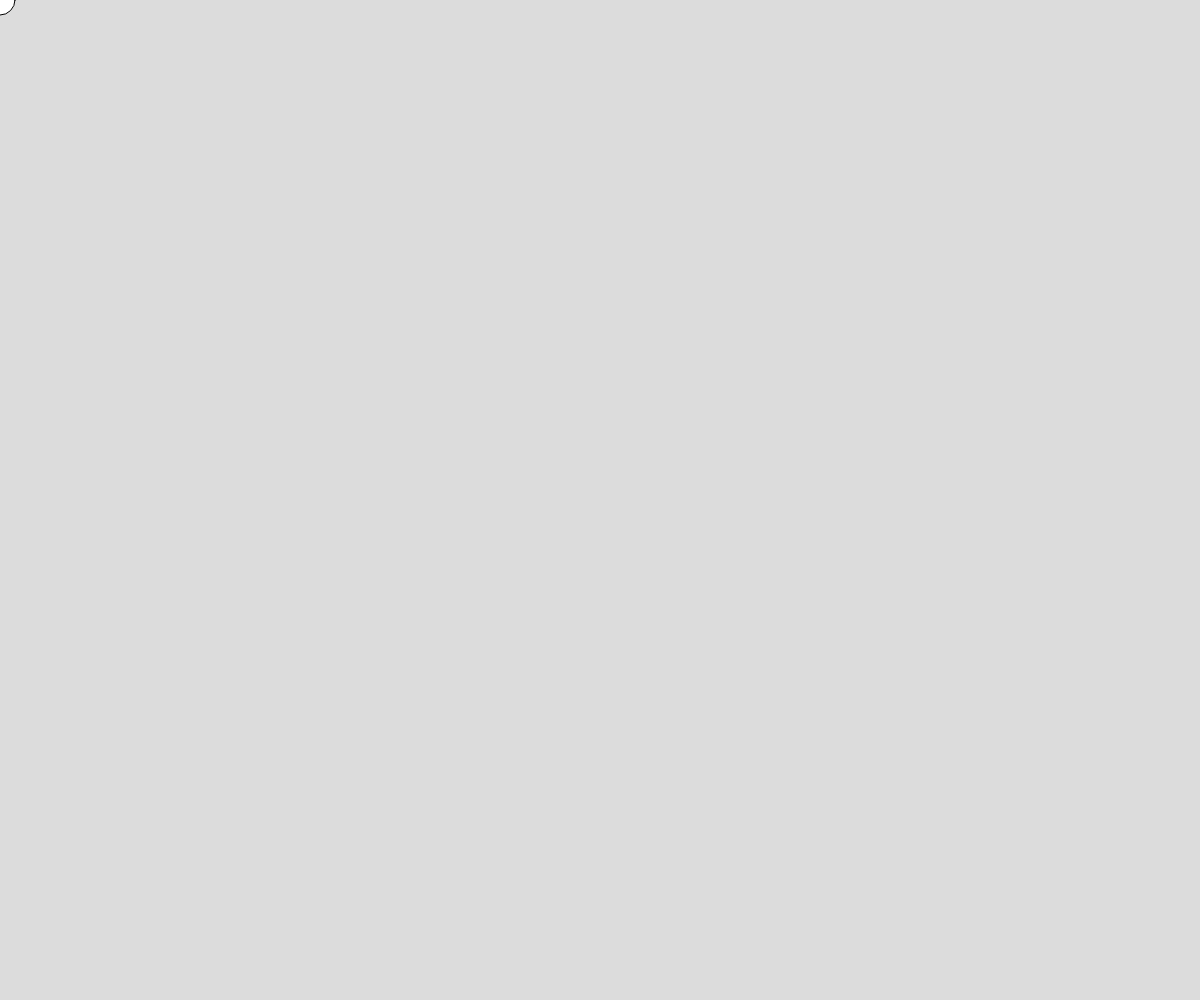
Frame 1 (no input)
Frame 60 (no input): identical to frame 1, image omitted
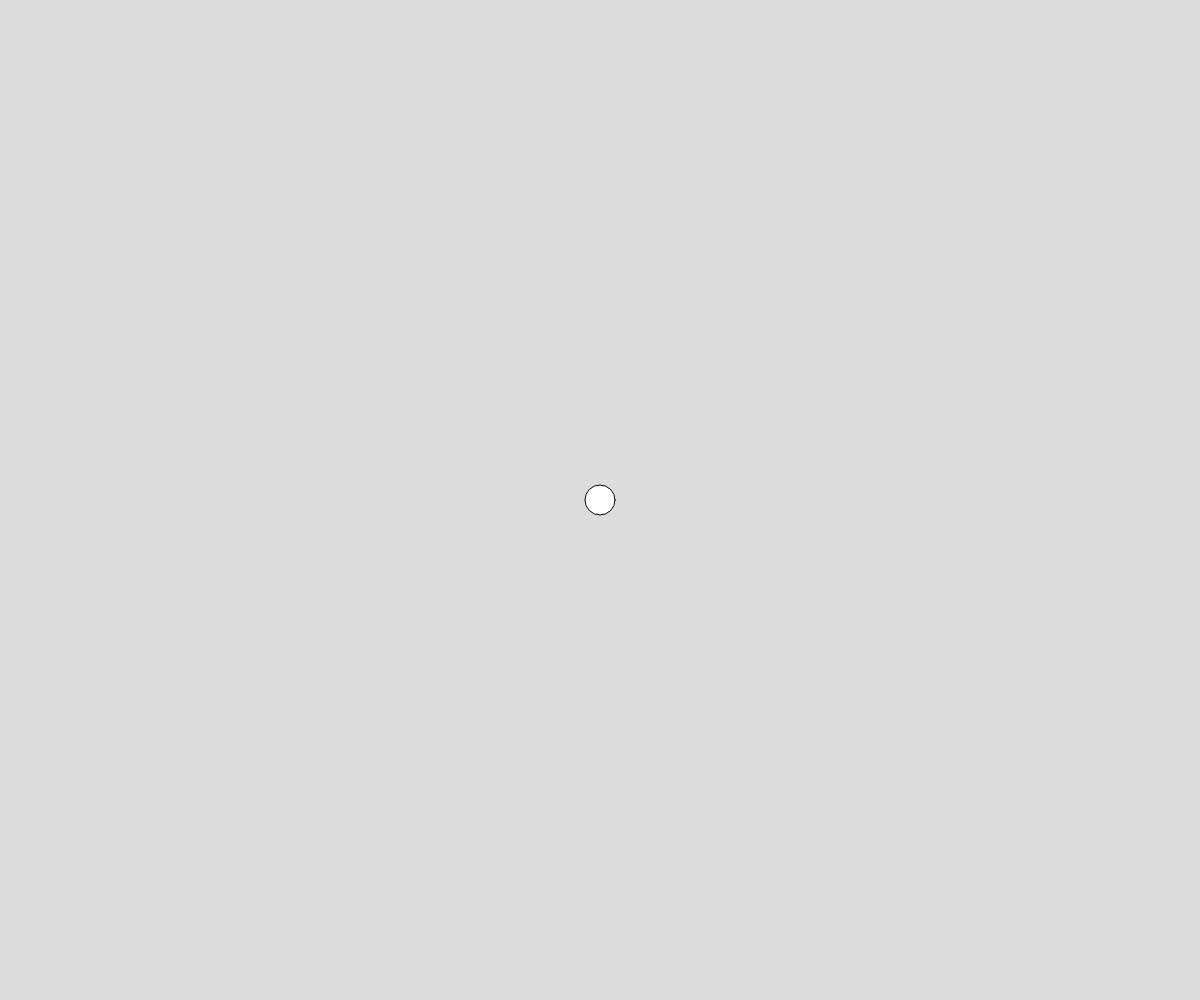
Frame 120 (the mouse pressed at the canvas centre since frame 60)

The p5.js sketch that drew these frames (run headless with seeded random() and noise() and a simulated clock; from frame 60 on, the mouse is pressed at the canvas centre):

// p5.js sketch
// ── sketch.js
// Circle Following Mouse
// Chase Buniak
// September 20, 2024


function setup() {
  createCanvas(windowWidth, windowHeight);
}

function draw() {
  background(220);

  circle(mouseX, mouseY, 30)
  
}
